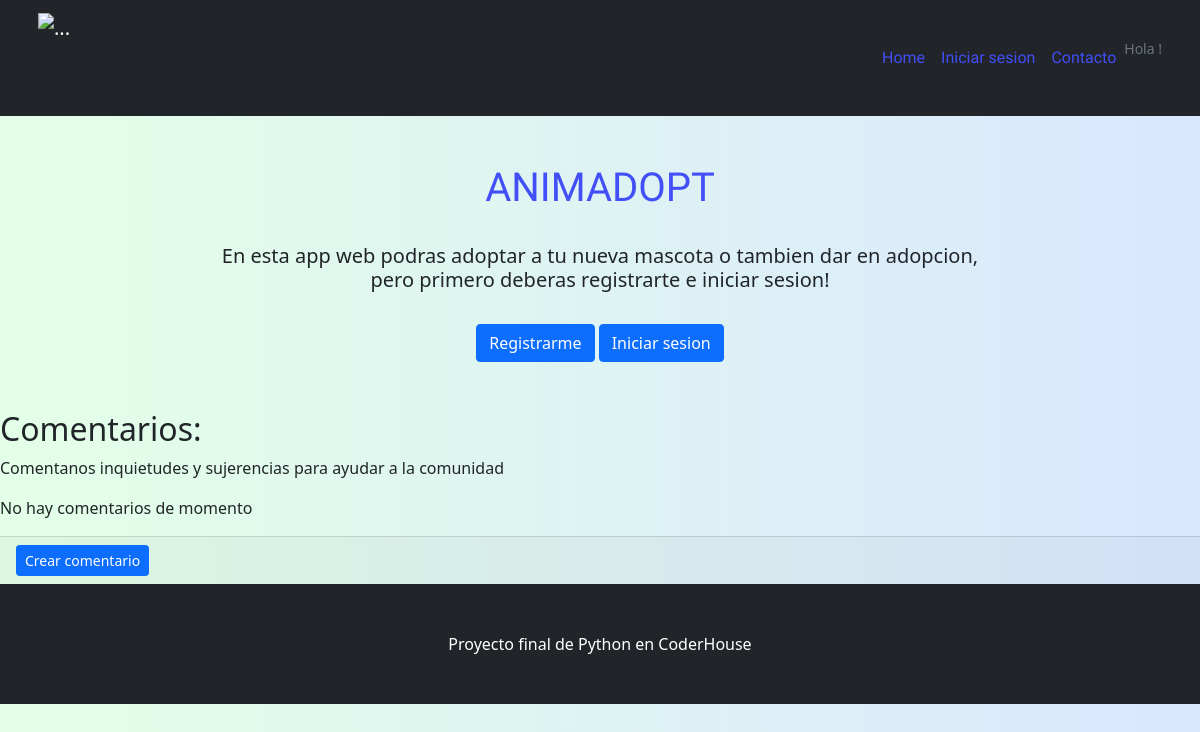
Page /project/comentarios/lcomen/ on the earlier database version.
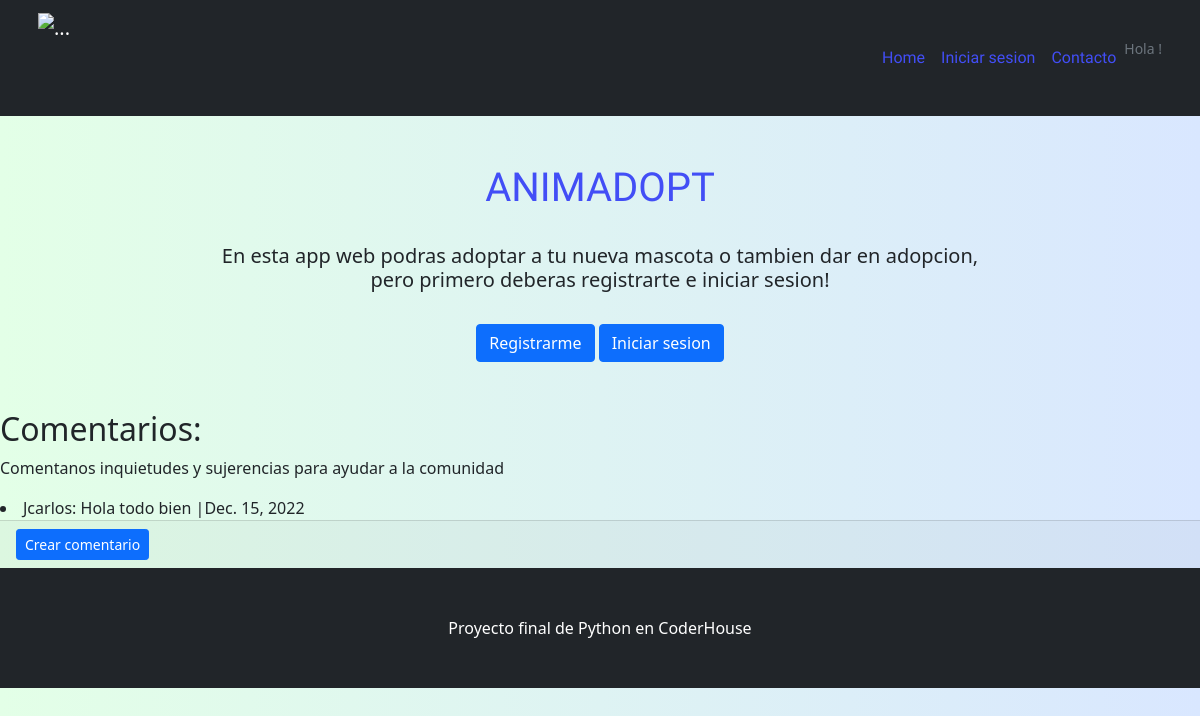
Same page on the later database version.
### comenapp/models.py (models this page shows)
class Coment(models.Model):
    Remitente = models.ForeignKey(User, related_name="Remitente", on_delete=models.CASCADE)
    Contenido = models.CharField(max_length=1000)
    Fecha = models.DateField(default=datetime.now)

### comenapp/views.py (the view)
# urls.py: path('lcomen/', mostrar_comen, name="lcomen"),
def mostrar_comen(request):
    comen = Coment.objects.all()
    return render(request, "comenapp/comen_list.html", {"list_comentarios":comen})

### comenapp/templates/comenapp/comen_list.html (shortened to what this page needs)
{% extends 'blogapp/index.html' %}
{% block contenido %}
    <h2>Comentarios:</h2>
    <p>Comentanos inquietudes y sujerencias para ayudar a la comunidad</p>
    {% if list_comentarios %}
        {% for comen in list_comentarios %}
            <li>{{comen.Remitente}}: {{comen.Contenido}}  |{{comen.Fecha}}</li>
        {% endfor %}
    {% else %}
        <p>No hay comentarios de momento</p>
    {% endif %}
        <div class="card-footer">
            <a class="btn btn-primary btn-sm" href=" {% url 'fcomen' %} ">Crear comentario</a>
        </div>
{% endblock %}

Differences in the rows shown:
added Coment: Remitente "Jcarlos", Contenido "Hola todo bien", Fecha "Dec. 15, 2022"
Other differences:
text no longer shown: "No hay comentarios de momento"
